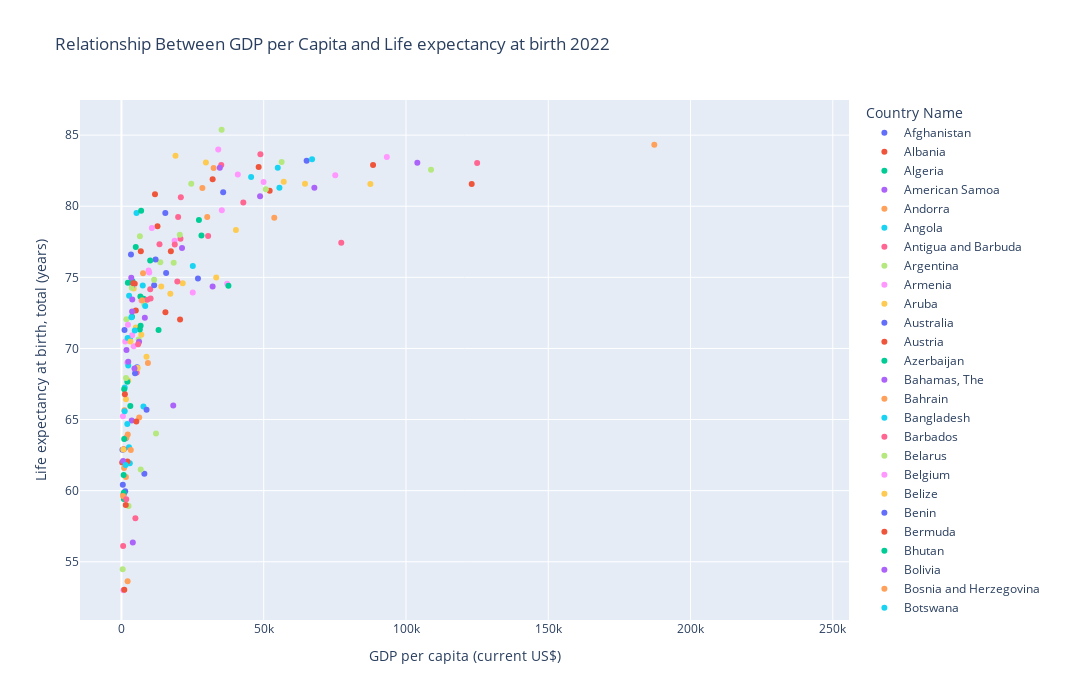

Notebook cell for this chart:
### Code cell
Year = 2022
gdp_year = gdp_df[gdp_df["Year"] == Year]
lifeexpectancy_year = lifeexpectancy[lifeexpectancy["Year"] == Year]
merged_gdp_lifeex_22 = pd.merge(gdp_year, lifeexpectancy_year[["Country Name", "Life expectancy at birth, total (years)"]], on = "Country Name", how = "left")

scatterplot_gdp_lifeexp2 = px.scatter(merged_gdp_lifeex_22, 
                            x="GDP per capita (current US$)", 
                            y="Life expectancy at birth, total (years)", 
                            color="Country Name",
                            title ="Relationship Between GDP per Capita and Life expectancy at birth 2022",
                            #text="Country Code",
                            width=1100,     
                            height=700,
)
scatterplot_gdp_lifeexp2.show()
